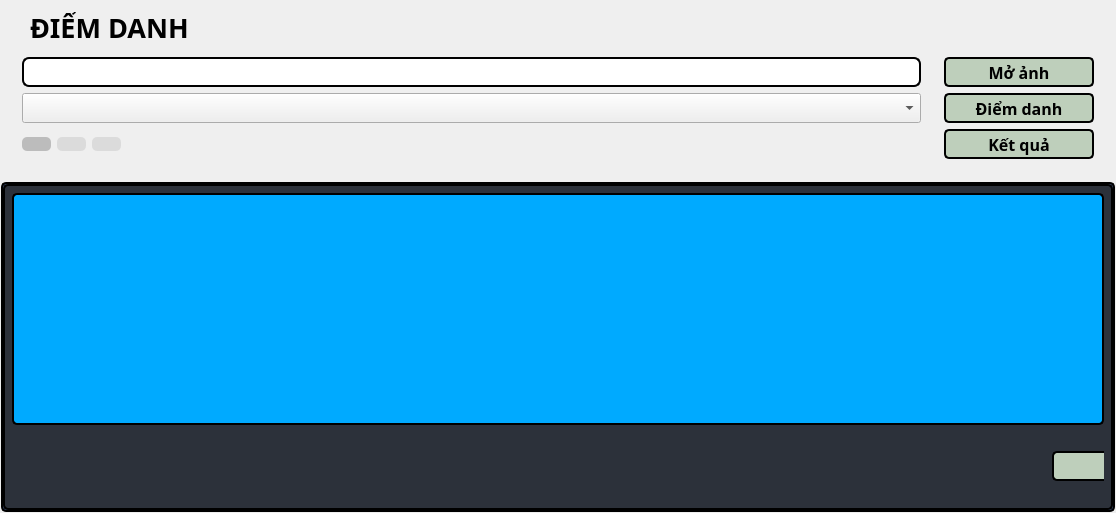
            <widget class="QWidget" name="teachers_page">
             <layout class="QVBoxLayout" name="verticalLayout_5" stretch="3,7">
              <property name="spacing">
               <number>2</number>
              </property>
              <property name="leftMargin">
               <number>1</number>
              </property>
              <property name="topMargin">
               <number>1</number>
              </property>
              <property name="rightMargin">
               <number>1</number>
              </property>
              <property name="bottomMargin">
               <number>1</number>
              </property>
              <item>
               <widget class="QWidget" name="recognize_controllers" native="true">
                <layout class="QVBoxLayout" name="verticalLayout_15">
                 <property name="spacing">
                  <number>5</number>
                 </property>
                 <property name="leftMargin">
                  <number>11</number>
                 </property>
                 <property name="topMargin">
                  <number>11</number>
                 </property>
                 <property name="rightMargin">
                  <number>11</number>
                 </property>
                 <property name="bottomMargin">
                  <number>11</number>
                 </property>
                 <item>
                  <widget class="QLabel" name="recognize_name_label">
                   <property name="minimumSize">
                    <size>
                     <width>0</width>
                     <height>30</height>
                    </size>
                   </property>
                   <property name="maximumSize">
                    <size>
                     <width>16777215</width>
                     <height>30</height>
                    </size>
                   </property>
                   <property name="font">
                    <font>
                     <family>Cascadia Mono SemiBold</family>
                     <pointsize>20</pointsize>
                     <weight>75</weight>
                     <bold>true</bold>
                     <underline>false</underline>
                     <strikeout>false</strikeout>
                    </font>
                   </property>
                   <property name="layoutDirection">
                    <enum>Qt::LeftToRight</enum>
                   </property>
                   <property name="styleSheet">
                    <string notr="true">color: rgb(0, 0, 0);
padding-left: 10px;
font-weight: bold;
font-size: 20pt;</string>
                   </property>
                   <property name="text">
                    <string>ĐIỂM DANH</string>
                   </property>
                   <property name="alignment">
                    <set>Qt::AlignLeading|Qt::AlignLeft|Qt::AlignVCenter</set>
                   </property>
                  </widget>
                 </item>
                 <item>
                  <widget class="QWidget" name="widget_7" native="true">
                   <layout class="QHBoxLayout" name="horizontalLayout_5">
                    <property name="spacing">
                     <number>5</number>
                    </property>
                    <property name="leftMargin">
                     <number>1</number>
                    </property>
                    <property name="topMargin">
                     <number>1</number>
                    </property>
                    <property name="rightMargin">
                     <number>1</number>
                    </property>
                    <property name="bottomMargin">
                     <number>1</number>
                    </property>
                    <item>
                     <widget class="QWidget" name="widget_5" native="true">
                      <layout class="QVBoxLayout" name="verticalLayout_17">
                       <item>
                        <widget class="QLineEdit" name="recognize_img_path_input">
                         <property name="enabled">
                          <bool>false</bool>
                         </property>
                         <property name="minimumSize">
                          <size>
                           <width>0</width>
                           <height>30</height>
                          </size>
                         </property>
                         <property name="font">
                          <font>
                           <family>Cascadia Code</family>
                           <pointsize>10</pointsize>
                          </font>
                         </property>
                         <property name="styleSheet">
                          <string notr="true">
border-radius: 5px;
padding-left: 5px;
background-color: rgb(255, 255, 255);
border-radius: 7px;
border: 2px solid #000;</string>
                         </property>
                         <property name="inputMask">
                          <string/>
                         </property>
                         <property name="text">
                          <string/>
                         </property>
                         <property name="frame">
                          <bool>true</bool>
                         </property>
                         <property name="echoMode">
                          <enum>QLineEdit::Normal</enum>
                         </property>
                        </widget>
                       </item>
                       <item>
                        <widget class="QComboBox" name="recognize_models_box">
                         <property name="minimumSize">
                          <size>
                           <width>0</width>
                           <height>30</height>
                          </size>
                         </property>
                         <property name="font">
                          <font>
                           <family>Cascadia Code</family>
                           <pointsize>9</pointsize>
                          </font>
                         </property>
                         <property name="layoutDirection">
                          <enum>Qt::LeftToRight</enum>
                         </property>
                         <property name="styleSheet">
                          <string notr="true">color: rgb(0, 0, 0);
padding-right: 20px;</string>
                         </property>
                         <property name="currentText">
                          <string/>
                         </property>
                        </widget>
                       </item>
                       <item>
                        <widget class="QWidget" name="widget_4" native="true">
                         <layout class="QHBoxLayout" name="horizontalLayout_6">
                          <property name="leftMargin">
                           <number>0</number>
                          </property>
                          <property name="topMargin">
                           <number>0</number>
                          </property>
                          <property name="rightMargin">
                           <number>0</number>
                          </property>
                          <property name="bottomMargin">
                           <number>0</number>
                          </property>
                          <item>
                           <widget class="QPushButton" name="recognize_tab_1_btn">
                            <property name="maximumSize">
                             <size>
                              <width>50</width>
                              <height>16777215</height>
                             </size>
                            </property>
                            <property name="font">
                             <font>
                              <family>Cambria</family>
                             </font>
                            </property>
                            <property name="styleSheet">
                             <string notr="true">background-color: rgb(188, 188, 188);
border-radius: 5px;</string>
                            </property>
                            <property name="text">
                             <string/>
                            </property>
                           </widget>
                          </item>
                          <item>
                           <widget class="QPushButton" name="recognize_tab_2_btn">
                            <property name="maximumSize">
                             <size>
                              <width>50</width>
                              <height>16777215</height>
                             </size>
                            </property>
                            <property name="font">
                             <font>
                              <family>Cambria</family>
                             </font>
                            </property>
                            <property name="styleSheet">
                             <string notr="true">background-color: rgba(188, 188, 188, 100);
border-radius: 5px;</string>
                            </property>
                            <property name="text">
                             <string/>
                            </property>
                           </widget>
                          </item>
                          <item>
                           <widget class="QPushButton" name="recognize_tab_3_btn">
                            <property name="maximumSize">
                             <size>
                              <width>50</width>
                              <height>16777215</height>
                             </size>
                            </property>
                            <property name="font">
                             <font>
                              <family>Cambria</family>
                             </font>
                            </property>
                            <property name="styleSheet">
                             <string notr="true">background-color: rgba(188, 188, 188, 100);
border-radius: 5px;</string>
                            </property>
                            <property name="text">
                             <string/>
                            </property>
                           </widget>
                          </item>
                          <item>
                           <spacer name="horizontalSpacer">
                            <property name="orientation">
                             <enum>Qt::Horizontal</enum>
                            </property>
                            <property name="sizeType">
                             <enum>QSizePolicy::Maximum</enum>
                            </property>
                            <property name="sizeHint" stdset="0">
                             <size>
                              <width>800</width>
                              <height>20</height>
                             </size>
                            </property>
                           </spacer>
                          </item>
                         </layout>
                        </widget>
                       </item>
                      </layout>
                     </widget>
                    </item>
                    <item>
                     <widget class="QWidget" name="widget_6" native="true">
                      <layout class="QVBoxLayout" name="verticalLayout_16">
                       <item>
                        <widget class="QPushButton" name="recognize_open_img_btn">
                         <property name="minimumSize">
                          <size>
                           <width>150</width>
                           <height>30</height>
                          </size>
                         </property>
                         <property name="font">
                          <font>
                           <family>Cascadia Code</family>
                           <pointsize>12</pointsize>
                           <weight>75</weight>
                           <bold>true</bold>
                          </font>
                         </property>
                         <property name="styleSheet">
                          <string notr="true">background-color: rgb(190,207,187);
color: rgb(0,0,0);
border-radius: 5px;
border: 2px solid #000;
font-weight: bold;
font-size: 12pt;</string>
                         </property>
                         <property name="text">
                          <string>Mở ảnh</string>
                         </property>
                         <property name="icon">
                          <iconset>
                           <normaloff>:/icons/crosshair.svg</normaloff>:/icons/crosshair.svg</iconset>
                         </property>
                         <property name="iconSize">
                          <size>
                           <width>25</width>
                           <height>25</height>
                          </size>
                         </property>
                        </widget>
                       </item>
                       <item>
                        <widget class="QPushButton" name="recognize_guess_btn">
                         <property name="minimumSize">
                          <size>
                           <width>150</width>
                           <height>30</height>
                          </size>
                         </property>
                         <property name="font">
                          <font>
                           <family>Cascadia Code</family>
                           <pointsize>12</pointsize>
                           <weight>75</weight>
                           <bold>true</bold>
                          </font>
                         </property>
                         <property name="styleSheet">
                          <string notr="true">background-color: rgb(190,207,187);
color: rgb(0,0,0);
border-radius: 5px;
border: 2px solid #000;
font-weight: bold;
font-size: 12pt;</string>
                         </property>
                         <property name="text">
                          <string>Điểm danh</string>
                         </property>
                         <property name="icon">
                          <iconset>
                           <normaloff>:/icons/smile.svg</normaloff>:/icons/smile.svg</iconset>
                         </property>
                         <property name="iconSize">
                          <size>
                           <width>25</width>
                           <height>25</height>
                          </size>
                         </property>
                        </widget>
                       </item>
                       <item>
                        <widget class="QPushButton" name="recognize_export_btn">
                         <property name="minimumSize">
                          <size>
                           <width>150</width>
                           <height>30</height>
                          </size>
                         </property>
                         <property name="font">
                          <font>
                           <family>Cascadia Code</family>
                           <pointsize>12</pointsize>
                           <weight>75</weight>
                           <bold>true</bold>
                          </font>
                         </property>
                         <property name="styleSheet">
                          <string notr="true">background-color: rgb(190,207,187);
color: rgb(0,0,0);
border-radius: 5px;
border: 2px solid #000;
font-weight: bold;
font-size: 12pt;</string>
                         </property>
                         <property name="text">
                          <string>Kết quả</string>
                         </property>
                         <property name="icon">
                          <iconset>
                           <normaloff>:/icons/user-check.svg</normaloff>:/icons/user-check.svg</iconset>
                         </property>
                         <property name="iconSize">
                          <size>
                           <width>25</width>
                           <height>25</height>
                          </size>
                         </property>
                        </widget>
                       </item>
                       <item>
                        <spacer name="verticalSpacer_4">
                         <property name="orientation">
                          <enum>Qt::Vertical</enum>
                         </property>
                         <property name="sizeHint" stdset="0">
                          <size>
                           <width>20</width>
                           <height>40</height>
                          </size>
                         </property>
                        </spacer>
                       </item>
                      </layout>
                     </widget>
                    </item>
                   </layout>
                  </widget>
                 </item>
                </layout>
               </widget>
              </item>
              <item>
               <widget class="QStackedWidget" name="recognize_view">
                <property name="font">
                 <font>
                  <family>Cascadia Code</family>
                 </font>
                </property>
                <property name="styleSheet">
                 <string notr="true">border-radius: 5px;
background-color:rgb(54, 71, 107); 
border-radius: 5px;
border: 2px solid #000;

</string>
                </property>
                <property name="currentIndex">
                 <number>2</number>
                </property>
                <widget class="QWidget" name="recognize_image">
                 <property name="styleSheet">
                  <string notr="true">border-radius: 5px;</string>
                 </property>
                 <layout class="QHBoxLayout" name="horizontalLayout_9">
                  <item>
                   <widget class="QLabel" name="recognize_input_img_label">
                    <property name="font">
                     <font>
                      <family>Cascadia Code</family>
                     </font>
                    </property>
                    <property name="styleSheet">
                     <string notr="true">background-color: rgb(238, 0, 255);</string>
                    </property>
                    <property name="text">
                     <string/>
                    </property>
                    <property name="pixmap">
                     <pixmap>../../../Duong/.designer/backup/resources/apps/no_data_found.png</pixmap>
                    </property>
                    <property name="scaledContents">
                     <bool>true</bool>
                    </property>
                   </widget>
                  </item>
                 </layout>
                </widget>
                <widget class="QWidget" name="recognize_detect">
                 <property name="styleSheet">
                  <string notr="true">border-radius: 5px;</string>
                 </property>
                 <layout class="QHBoxLayout" name="horizontalLayout_8">
                  <item>
                   <widget class="QLabel" name="recognize_output_img_label">
                    <property name="font">
                     <font>
                      <family>Cascadia Code</family>
                     </font>
                    </property>
                    <property name="styleSheet">
                     <string notr="true">background-color: rgb(127, 255, 29);</string>
                    </property>
                    <property name="text">
                     <string/>
                    </property>
                    <property name="pixmap">
                     <pixmap>../../../Duong/.designer/backup/resources/apps/no_data_found.png</pixmap>
                    </property>
                    <property name="scaledContents">
                     <bool>true</bool>
                    </property>
                   </widget>
                  </item>
                 </layout>
                </widget>
                <widget class="QWidget" name="recognize_report">
                 <property name="styleSheet">
                  <string notr="true">background-color: rgb(44, 49, 58);
border-radius: 5px;</string>
                 </property>
                 <layout class="QVBoxLayout" name="verticalLayout_10">
                  <item>
                   <widget class="QTableWidget" name="recognize_table">
                    <property name="font">
                     <font>
                      <family>Cascadia Code</family>
                     </font>
                    </property>
                    <property name="styleSheet">
                     <string notr="true">border-radius: 5px;
background-color: rgb(0, 170, 255);</string>
                    </property>
                    <property name="verticalScrollMode">
                     <enum>QAbstractItemView::ScrollPerPixel</enum>
                    </property>
                    <property name="horizontalScrollMode">
                     <enum>QAbstractItemView::ScrollPerPixel</enum>
                    </property>
                    <property name="gridStyle">
                     <enum>Qt::SolidLine</enum>
                    </property>
                    <attribute name="horizontalHeaderVisible">
                     <bool>false</bool>
                    </attribute>
                    <attribute name="horizontalHeaderMinimumSectionSize">
                     <number>49</number>
                    </attribute>
                    <attribute name="horizontalHeaderShowSortIndicator" stdset="0">
                     <bool>false</bool>
                    </attribute>
                    <attribute name="horizontalHeaderStretchLastSection">
                     <bool>true</bool>
                    </attribute>
                    <column>
                     <property name="text">
                      <string>Box Color</string>
                     </property>
                     <property name="font">
                      <font>
                       <family>Cascadia Code</family>
                       <pointsize>11</pointsize>
                       <weight>75</weight>
                       <bold>true</bold>
                      </font>
                     </property>
                     <property name="textAlignment">
                      <set>AlignCenter</set>
                     </property>
                    </column>
                    <column>
                     <property name="text">
                      <string>Mã sinh viên</string>
                     </property>
                     <property name="font">
                      <font>
                       <family>Cascadia Code</family>
                       <pointsize>11</pointsize>
                       <weight>75</weight>
                       <bold>true</bold>
                      </font>
                     </property>
                     <property name="textAlignment">
                      <set>AlignCenter</set>
                     </property>
                    </column>
                   </widget>
                  </item>
                  <item>
                   <widget class="QWidget" name="widget_9" native="true">
                    <property name="minimumSize">
                     <size>
                      <width>0</width>
                      <height>70</height>
                     </size>
                    </property>
                    <property name="styleSheet">
                     <string notr="true">border: 0px</string>
                    </property>
                    <widget class="QPushButton" name="recognize_keep_btn">
                     <property name="geometry">
                      <rect>
                       <x>1040</x>
                       <y>20</y>
                       <width>150</width>
                       <height>30</height>
                      </rect>
                     </property>
                     <property name="minimumSize">
                      <size>
                       <width>150</width>
                       <height>30</height>
                      </size>
                     </property>
                     <property name="font">
                      <font>
                       <family>Cascadia Code</family>
                       <pointsize>12</pointsize>
                       <weight>75</weight>
                       <bold>true</bold>
                      </font>
                     </property>
                     <property name="styleSheet">
                      <string notr="true">background-color: rgb(190,207,187);
color: rgb(0,0,0);
border-radius: 5px;
border: 2px solid #000;
font-weight: bold;
font-size: 12pt;</string>
                     </property>
                     <property name="text">
                      <string>Lưu</string>
                     </property>
                     <property name="icon">
                      <iconset>
                       <normaloff>:/icons/user-check.svg</normaloff>:/icons/user-check.svg</iconset>
                     </property>
                     <property name="iconSize">
                      <size>
                       <width>25</width>
                       <height>25</height>
                      </size>
                     </property>
                    </widget>
                   </widget>
                  </item>
                 </layout>
                </widget>
               </widget>
              </item>
             </layout>
            </widget>
